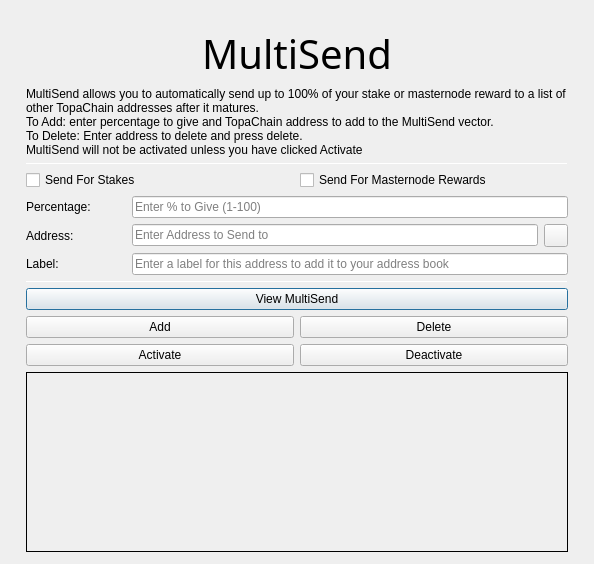
<?xml version="1.0" encoding="UTF-8"?>
<ui version="4.0">
 <class>MultiSendDialog</class>
 <widget class="QDialog" name="MultiSendDialog">
  <property name="windowModality">
   <enum>Qt::NonModal</enum>
  </property>
  <property name="geometry">
   <rect>
    <x>0</x>
    <y>0</y>
    <width>594</width>
    <height>526</height>
   </rect>
  </property>
  <property name="windowTitle">
   <string>MultiSend</string>
  </property>
  <layout class="QVBoxLayout" name="verticalLayout" stretch="0">
   <property name="leftMargin">
    <number>6</number>
   </property>
   <property name="topMargin">
    <number>6</number>
   </property>
   <property name="rightMargin">
    <number>6</number>
   </property>
   <property name="bottomMargin">
    <number>6</number>
   </property>
   <item>
    <layout class="QVBoxLayout" name="verticalLayout_Main" stretch="0,1,1,1,0,1,1,1">
     <property name="leftMargin">
      <number>20</number>
     </property>
     <property name="topMargin">
      <number>20</number>
     </property>
     <property name="rightMargin">
      <number>20</number>
     </property>
     <property name="bottomMargin">
      <number>20</number>
     </property>
     <item>
      <widget class="QLabel" name="multiSendHeader">
       <property name="font">
        <font>
         <family>Hind</family>
         <pointsize>30</pointsize>
         <weight>50</weight>
         <bold>false</bold>
        </font>
       </property>
       <property name="text">
        <string>MultiSend</string>
       </property>
       <property name="alignment">
        <set>Qt::AlignCenter</set>
       </property>
      </widget>
     </item>
     <item>
      <widget class="QLabel" name="label_2">
       <property name="lineWidth">
        <number>1</number>
       </property>
       <property name="text">
        <string>MultiSend allows you to automatically send up to 100% of your stake or masternode reward to a list of other TopaChain addresses after it matures.
To Add: enter percentage to give and TopaChain address to add to the MultiSend vector.
To Delete: Enter address to delete and press delete.
MultiSend will not be activated unless you have clicked Activate</string>
       </property>
       <property name="alignment">
        <set>Qt::AlignLeading|Qt::AlignLeft|Qt::AlignTop</set>
       </property>
       <property name="wordWrap">
        <bool>true</bool>
       </property>
      </widget>
     </item>
     <item>
      <widget class="Line" name="line">
       <property name="minimumSize">
        <size>
         <width>0</width>
         <height>1</height>
        </size>
       </property>
       <property name="maximumSize">
        <size>
         <width>16777215</width>
         <height>1</height>
        </size>
       </property>
       <property name="orientation">
        <enum>Qt::Horizontal</enum>
       </property>
      </widget>
     </item>
     <item>
      <layout class="QVBoxLayout" name="verticalLayout_Settings">
       <item>
        <layout class="QHBoxLayout" name="horizontalLayout">
         <item>
          <widget class="QCheckBox" name="multiSendStakeCheckBox">
           <property name="text">
            <string>Send For Stakes</string>
           </property>
          </widget>
         </item>
         <item>
          <widget class="QCheckBox" name="multiSendMasternodeCheckBox">
           <property name="text">
            <string>Send For Masternode Rewards</string>
           </property>
          </widget>
         </item>
        </layout>
       </item>
       <item>
        <layout class="QHBoxLayout" name="horizontalLayout_6">
         <item>
          <widget class="QLabel" name="label">
           <property name="minimumSize">
            <size>
             <width>100</width>
             <height>0</height>
            </size>
           </property>
           <property name="toolTip">
            <string>Percentage of stake to send</string>
           </property>
           <property name="text">
            <string>Percentage:</string>
           </property>
          </widget>
         </item>
         <item>
          <widget class="QLineEdit" name="multiSendPercentEdit">
           <property name="toolTip">
            <string>Enter whole numbers 1 - 100</string>
           </property>
           <property name="placeholderText">
            <string>Enter % to Give (1-100)</string>
           </property>
          </widget>
         </item>
        </layout>
       </item>
       <item>
        <layout class="QHBoxLayout" name="horizontalLayout_7">
         <item>
          <widget class="QLabel" name="label_5">
           <property name="minimumSize">
            <size>
             <width>100</width>
             <height>0</height>
            </size>
           </property>
           <property name="toolTip">
            <string>Address to send portion of stake to</string>
           </property>
           <property name="text">
            <string>Address:</string>
           </property>
          </widget>
         </item>
         <item>
          <widget class="QLineEdit" name="multiSendAddressEdit">
           <property name="toolTip">
            <string/>
           </property>
           <property name="placeholderText">
            <string>Enter Address to Send to</string>
           </property>
          </widget>
         </item>
         <item>
          <widget class="QToolButton" name="addressBookButton">
           <property name="maximumSize">
            <size>
             <width>16777215</width>
             <height>32</height>
            </size>
           </property>
           <property name="toolTip">
            <string>Choose an address from the address book</string>
           </property>
           <property name="text">
            <string/>
           </property>
           <property name="icon">
            <iconset resource="../topachain.qrc">
             <normaloff>:/icons/address-book</normaloff>:/icons/address-book</iconset>
           </property>
           <property name="shortcut">
            <string>Alt+A</string>
           </property>
          </widget>
         </item>
        </layout>
       </item>
      </layout>
     </item>
     <item>
      <layout class="QHBoxLayout" name="horizontalLayout_3">
       <item>
        <widget class="QLabel" name="label_3">
         <property name="minimumSize">
          <size>
           <width>100</width>
           <height>0</height>
          </size>
         </property>
         <property name="text">
          <string>Label:</string>
         </property>
        </widget>
       </item>
       <item>
        <widget class="QLineEdit" name="labelAddressLabelEdit">
         <property name="placeholderText">
          <string>Enter a label for this address to add it to your address book</string>
         </property>
        </widget>
       </item>
      </layout>
     </item>
     <item>
      <widget class="Line" name="line_2">
       <property name="minimumSize">
        <size>
         <width>0</width>
         <height>1</height>
        </size>
       </property>
       <property name="maximumSize">
        <size>
         <width>16777215</width>
         <height>1</height>
        </size>
       </property>
       <property name="orientation">
        <enum>Qt::Horizontal</enum>
       </property>
      </widget>
     </item>
     <item>
      <layout class="QVBoxLayout" name="verticalLayout_Buttons">
       <item>
        <layout class="QHBoxLayout" name="horizontalLayout_4">
         <item>
          <widget class="QPushButton" name="viewButton">
           <property name="toolTip">
            <string/>
           </property>
           <property name="statusTip">
            <string>View MultiSend Vector</string>
           </property>
           <property name="text">
            <string>View MultiSend</string>
           </property>
          </widget>
         </item>
        </layout>
       </item>
       <item>
        <layout class="QHBoxLayout" name="horizontalLayout_2">
         <item>
          <widget class="QPushButton" name="addButton">
           <property name="toolTip">
            <string/>
           </property>
           <property name="statusTip">
            <string>Add to MultiSend Vector</string>
           </property>
           <property name="text">
            <string>Add</string>
           </property>
          </widget>
         </item>
         <item>
          <widget class="QPushButton" name="deleteButton">
           <property name="toolTip">
            <string/>
           </property>
           <property name="statusTip">
            <string>Delete Address From MultiSend Vector</string>
           </property>
           <property name="text">
            <string>Delete</string>
           </property>
          </widget>
         </item>
        </layout>
       </item>
       <item>
        <layout class="QHBoxLayout" name="horizontalLayout_5">
         <item>
          <widget class="QPushButton" name="activateButton">
           <property name="statusTip">
            <string>Activate MultiSend</string>
           </property>
           <property name="text">
            <string>Activate</string>
           </property>
          </widget>
         </item>
         <item>
          <widget class="QPushButton" name="disableButton">
           <property name="statusTip">
            <string>Deactivate MultiSend</string>
           </property>
           <property name="text">
            <string>Deactivate</string>
           </property>
          </widget>
         </item>
        </layout>
       </item>
      </layout>
     </item>
     <item>
      <widget class="QLabel" name="message">
       <property name="minimumSize">
        <size>
         <width>0</width>
         <height>180</height>
        </size>
       </property>
       <property name="frameShape">
        <enum>QFrame::Panel</enum>
       </property>
       <property name="frameShadow">
        <enum>QFrame::Plain</enum>
       </property>
       <property name="lineWidth">
        <number>1</number>
       </property>
       <property name="midLineWidth">
        <number>1</number>
       </property>
       <property name="text">
        <string/>
       </property>
       <property name="alignment">
        <set>Qt::AlignLeading|Qt::AlignLeft|Qt::AlignTop</set>
       </property>
       <property name="wordWrap">
        <bool>true</bool>
       </property>
      </widget>
     </item>
    </layout>
   </item>
  </layout>
 </widget>
 <resources>
  <include location="../topachain.qrc"/>
 </resources>
 <connections/>
</ui>
